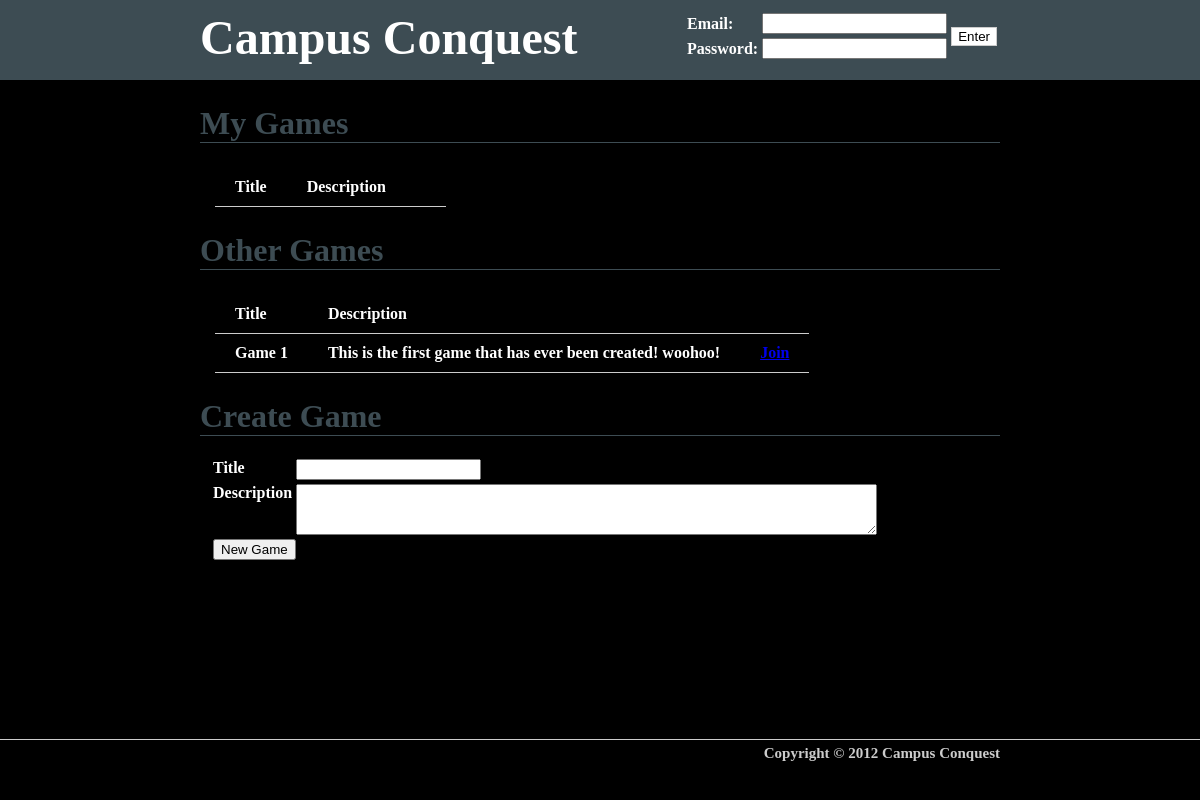
/dashboard.php, run on an earlier commit of the app's database.
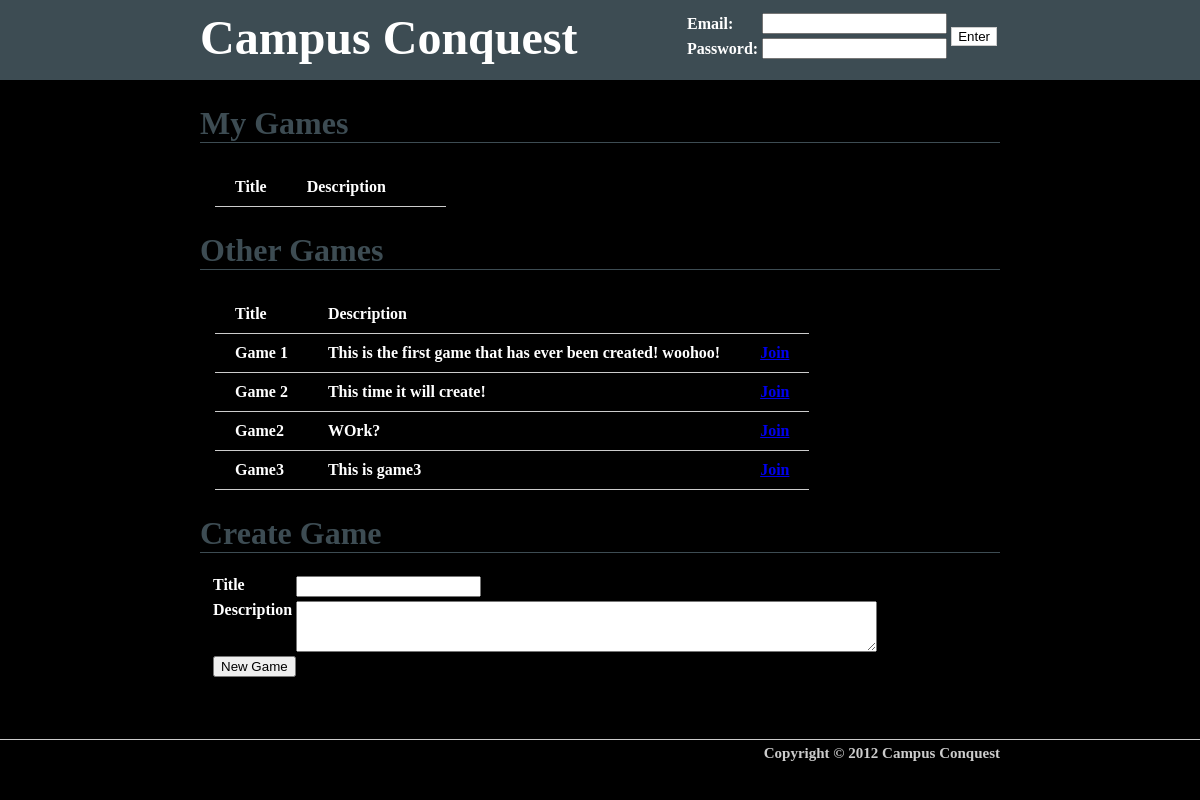
And on a later commit of the database.
### tables this page shows
CREATE TABLE `q_games` (
  `game_id` int(11) NOT NULL AUTO_INCREMENT,
  `game_title` varchar(255) NOT NULL,
  `game_desc` text NOT NULL,
  `game_created` datetime NOT NULL,
  `game_start` datetime NOT NULL,
  `game_turn` int(11) NOT NULL,
  PRIMARY KEY (`game_id`)
);

### dashboard.php (the view)
<?
	include "includes/functions.php";
	$uid = $_SESSION['uid'];
	$fields = array(
		"Title" => "game_title",
		"Description" => "game_desc"
	);
	function process_all_games($a){
		global $fields;
		$c = "";
		foreach ($fields as $filename => $fieldDBName){
			$c .= td($a[$fieldDBName]);
		}
		$c .= td("<a href='game.php?game_id=" . $a['game_id'] . "'>Join</a>");
		return tr($c);
	}
	$content .= title("My Games");
	$query = "
		SELECT *
		FROM q_users_games NATURAL JOIN q_games
		WHERE u_id = '$uid'";
	$content .= content(table_with_header(db_query($query, "process_all_games"), $fields, 1));
	$content .= title("Other Games");
	$query = "
		SELECT *
		FROM q_games
		WHERE game_id NOT IN (
			SELECT game_id
			FROM q_users_games NATURAL JOIN q_games
			WHERE u_id ='$uid'
		)";
	$content .= content(table_with_header(db_query($query, "process_all_games"), $fields, 1));
	$content .= title("Create Game");
	$content .= content("
	<form method='post' action='create.php'>
		<table class='table_form'>
			<tr><td>Title</td><td><input type='text' name='gameTitle' /></td></tr>
			<tr><td>Description</td><td><textarea name='gameDesc' cols='70' rows='3'></textarea></td></tr>
			<tr><td colspan='2'><input type='submit' name='newgame' value='New Game' /></td></tr>
		</table>
	</form>");
	include "template.php";
?>

### includes/functions.php (shortened to what this page needs)
<?php
	function title($text){
		return "<div class='title'>".$text."</div>";
	}
	function content($text){
		return "<div class='content'>" . $text . "</div>";
	}
	function table($t){
		return "<table class='table'>".$t."</table>";
	}
	function table_with_header($t, $header, $empty = 0){
		$c = "";
		foreach($header as $headerName => $headerDBName){
			$c .= td($headerName);
		}
		while ($empty > 0){
			$c .= td("");
			$empty--;
		}
		$headers = tr($c);
		return table($headers . $t);
	}
	function tr($t){
		return "<tr>".$t."</tr>";
	}
	function td($t){
		return "<td>".$t."</td>";
	}
	$mysqli = null;
	$content = "";
    function db_query($query, $processing_function){
    	global $mysqli;
		$c = "";
    	$r = $mysqli->query($query);
    	while ($a = $r->fetch_assoc()){
    		$c .= call_user_func($processing_function, $a);
    	}
    	return $c;
    }
?>

### template.php (shortened to what this page needs)
<!DOCTYPE html PUBLIC "-//W3C//DTD XHTML 1.0 Transitional//EN" "http://www.w3.org/TR/xhtml1/DTD/xhtml1-transitional.dtd">
<html xmlns="http://www.w3.org/1999/xhtml">
	<head>
		<link rel = "stylesheet" type = "text/css" href = "css/styles.css" />
		<link rel = "stylesheet" type = "text/css" href = "css/gamelayout.css" />
	</head>
	<body>
		<div id="container">
			<div id="header">
				<div class='inner'>
					<div id='logo'>
						Campus Conquest
					</div>
					<div id='loginbox'>
						<form method='post' action='login.php'>
							<table>
								<?
								if (!isset($_SESSION['uid'])) {
									$logininfo = array("email", "password");
									$loginbutton = 0;
									foreach ($logininfo as $loginitem) {
										$capped = ucfirst($loginitem);
										echo "<tr>";
										echo "<td>$capped:</td><td><input type='text' name='$loginitem' /></td>";
										if ($loginbutton++ == 0) {
											echo "<td rowspan='2'>";
											echo "<input id='btn_login' class='button' type='submit' name='submit' value='Enter' />";
											echo "</td>";
										}
										echo "</tr>";
									}
								} else {
									echo "<div id='uppermenu'><a href='logout.php'>Logout</a></a>";
								}
								?>
							</table>
						</form>
					</div>
				</div>
			</div>
			<div id="body">
				<div class='inner'>
					<div id="content">
						<? echo $content
						?>
					</div>
				</div>
			</div>
			<div id="footer">
				<div class='inner'>
					Copyright &copy; 2012 Campus Conquest
				</div>
			</div>
		</div>
	</body>
</html>

### css/styles.css (style rules this page uses)
html, body { margin: 0; padding: 0; height: 100%; font-family: "Bell MT", serif; }
#container { min-height: 100%; position: relative; }
.inner { width:800px; margin:auto; padding:5px; }
#header { background: #3D4C53; height: 70px; padding: 5px; }
#logo { color:#ffffff; font-size:48px; font-weight:bold; float:left; }
#loginbox { color:#ffffff; position:relative; top:0px; float:right; }
#body { padding: 10px; padding-bottom: 60px; }
.title { font-size:32px; color:#3D4C53; border-bottom:1px solid #3D4C53; }
.content { padding: 20px 10px; }
#content { padding-top:10px; }
#footer { color:#cccccc; position: absolute; bottom: 0; width: 100%; height: 60px; border-top:1px solid #cccccc; font-size:15px; text-align:right; }
.button { border:1px solid #cccccc; background:#ffffff; cursor:pointer; }
#btn_login { height:100%; }
.table_form td { vertical-align: top; }
.table { margin:5px; vertical-align: top; border-collapse: collapse; }
.table tr { vertical-align: top; border-bottom: 1px solid #cccccc; }
.table td { padding: 10px 20px; }

### css/gamelayout.css (style rules this page uses)
body { background: #000; color: #fff; padding: 0; margin: 0; font-weight: bold; overflow: hidden; }

What changed in the data, as far as the page shows it:
added q_games: game_title "Game 2", game_desc "This time it will create!"
added q_games: game_title "Game2", game_desc "WOrk?"
added q_games: game_title "Game3", game_desc "This is game3"
Also different on the page:
$t: "Join" → "Join Join Join Join"
